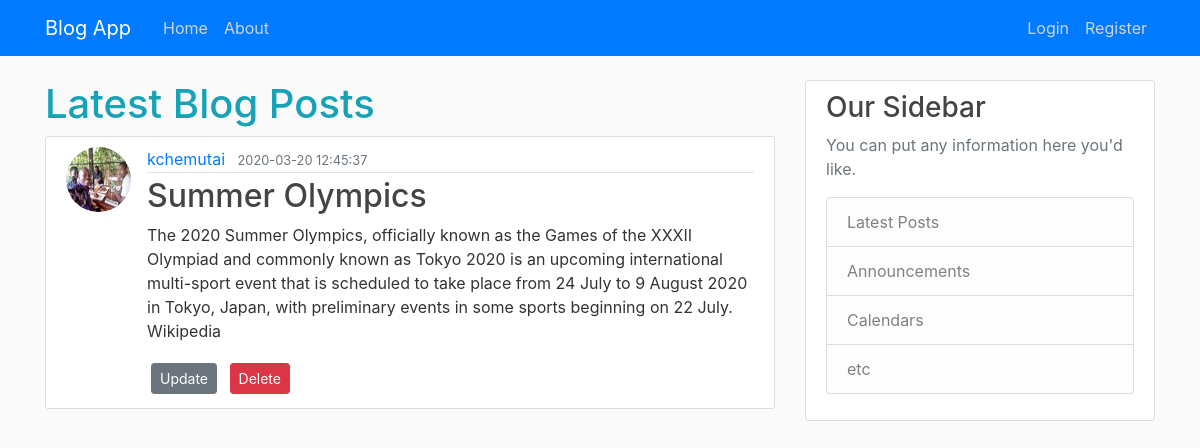
The app's page /post/16 with its own data.
### blog/models.py (models this page shows, shortened)
class User(db.Model, UserMixin):
    id = db.Column(db.Integer, primary_key=True)
    username = db.Column(db.String(20), unique=True, nullable=False)
    email = db.Column(db.String(120), unique=True, nullable=False)
    image_file = db.Column(db.String(20), nullable=False, default = 'default.jpg')
    password = db.Column(db.String(60), nullable=False)
    posts = db.relationship('Post', backref='author', lazy=True)

class Post(db.Model):
    id = db.Column(db.Integer, primary_key=True)
    title = db.Column(db.String(120), nullable=False)
    date_posted = db.Column(db.DateTime, nullable=False, default=datetime.utcnow)
    content = db.Column(db.Text, nullable=False)
    user_id = db.Column(db.Integer, db.ForeignKey('user.id'), nullable=False)

### blog/routes.py (the view)
@app.route('/post/<int:post_id>')
def post(post_id):
    post =Post.query.get_or_404(post_id)
    return render_template('post.html', title=post.title, post=post)

### blog/templates/post.html (shortened to what this page needs)
{% extends "layout.html" %}
{% block content %}
    <h1 class="text-info">Latest Blog Posts</h1>
        <article class="media content-section">
          <img src="{{url_for('static', filename='images/' + post.author.image_file)}}" alt="" class="rounded-circle article-img">
          <div class="media-body">
            <div class="article-metadata">
              <a class="mr-2" href="{{ url_for('user_posts', username=post.author.username) }}">{{ post.author.username }}</a>
              <small class="text-muted">{{ post.date_posted.strftime('%Y-%m-%d  %H:%M:%S') }}</small>
            </div>
            <h2 class="article-title">{{ post.title }}</h2>
            <p class="article-content">{{ post.content }}</p>
            <div>
                <a class=" btn btn-secondary btn-sm m-1 " href="{{ url_for('update_post', post_id=post.id )}}" >Update</a>
                <button type="button" class="btn btn-danger btn-sm m-1" data-toggle="modal" data-target="#deleteModal">Delete</button>
            </div>
          </div>
        </article>
{% endblock%}

### blog/static/main.css (style rules this page uses)
body { background: #fafafa; color: #333333; margin-top: 5rem; }
h1, h2, h3, h4, h5, h6 { color: #444444; }
.content-section { background: #ffffff; padding: 10px 20px; border: 1px solid #dddddd; border-radius: 3px; margin-bottom: 20px; }
.article-title { color: #444444; }
.article-content { white-space: pre-line; }
.article-img { height: 65px; width: 65px; margin-right: 16px; }
.article-metadata { padding-bottom: 1px; margin-bottom: 4px; border-bottom: 1px solid #e3e3e3 }

### records on screen
User: image_file (picture), author.username "kchemutai"
Post: date_posted "2020-03-20 12:45:37", title "Summer Olympics", content "The 2020 Summer Olympics, officially known as the Games of the XXXII Olympiad and commonly known as Tokyo 2020 is an upcoming international multi-sport event that is scheduled to take place from 24 July to 9 August 2020 in Tokyo, Japan, with preliminary events in some sports beginning on 22 July. Wikipedia"
